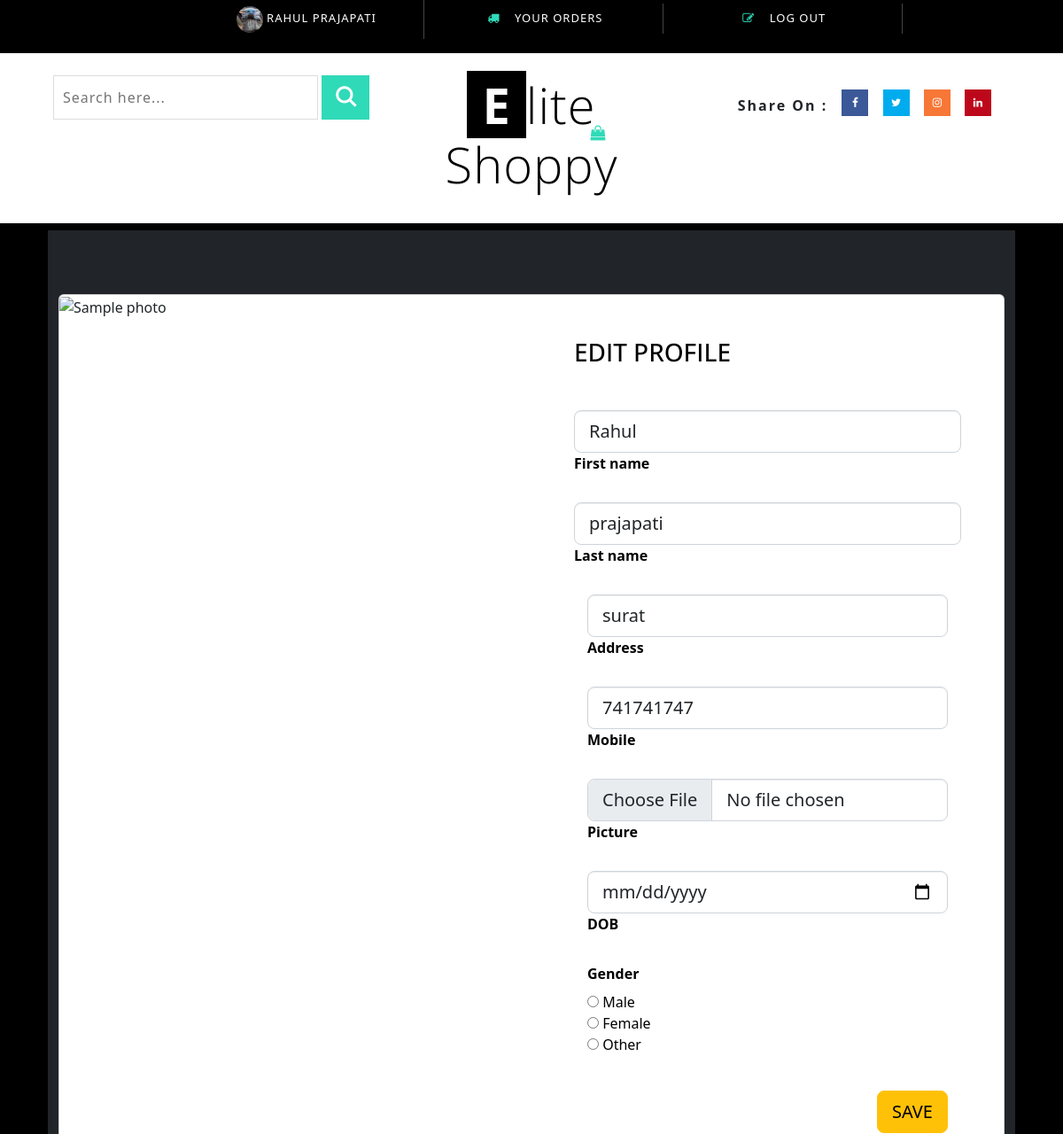
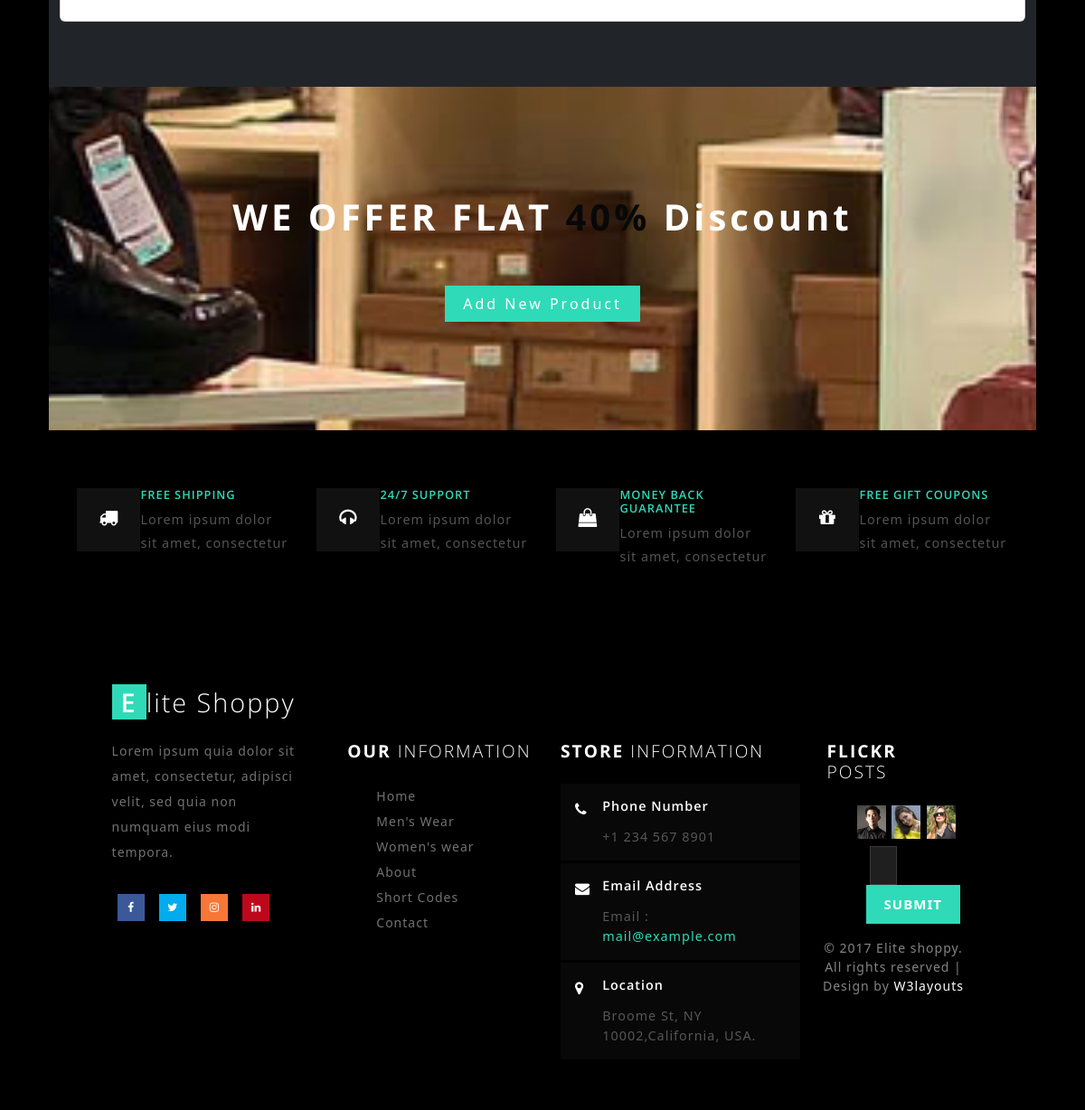
The app's page /edit_profile/ (signed in) with its own data (2 pictures, top to bottom).
### buyer/models.py (models this page shows, shortened)
class Buyer(models.Model):
    first_name = models.CharField(max_length = 20)
    last_name = models.CharField(max_length = 20)
    address = models.TextField(max_length = 200)
    email = models.EmailField(unique=True)
    mobile = models.CharField(max_length = 15)
    password = models.CharField(max_length = 50)
    pic = models.FileField(upload_to= "profile", default="avtar.webp",null=True)
    dob = models.DateField(null= True ,blank=True)
    gender = models.CharField(max_length = 10)

### buyer/views.py (the view, shortened to what this page needs)
# urls.py: path("edit_profile/",views.edit_profile,name="edit_profile"),
def edit_profile(request):
    if request.method == "GET":
        try:
            user_obj = Buyer.objects.get(email=request.session["email"])
            return render(request,"edit_profile.html",{"user_obj":user_obj})
        except:
            return render(request,"index.html")

### buyer/templates/edit_profile.html (shortened to what this page needs)
{% extends 'base_0.html' %}
{% load static %}
{% block content %}
<form action="{% url 'edit_profile' %}" method="post" enctype="multipart/form-data">
    <section class="h-100 bg-dark">
        <div class="container py-5 h-100">
          <div class="row d-flex justify-content-center align-items-center h-100">
            <div class="col">
              <div class="card card-registration my-4">
                <div class="row g-0">
                  <div class="col-xl-6 d-none d-xl-block">
                    <img src="https://mdbcdn.b-cdn.net/img/Photos/new-templates/bootstrap-registration/img4.webp"
                      alt="Sample photo" class="img-fluid"
                      style="border-top-left-radius: .25rem; border-bottom-left-radius: .25rem;" />
                  </div>
                  <div class="col-xl-6">
                    <div class="card-body p-md-5 text-black">
                      <h3 class="mb-5 text-uppercase">Edit Profile</h3>
                      <div class="row">
                        <div class="col-md-12 mb-4">
                          <div class="form-outline">
                            <input type="text" id="form3Example1m" name="f_name"  class="form-control form-control-lg" value="{{user_obj.first_name}}"/>
                            <label class="form-label" for="form3Example1m">First name</label>
                          </div>
                        </div>
                        <div class="col-md-12 mb-4">
                          <div class="form-outline">
                            <input type="text" id="form3Example1n" name="l_name"   class="form-control form-control-lg" value="{{user_obj.last_name}}"/>
                            <label class="form-label" for="form3Example1n">Last name</label>
                          </div>
                        </div>
                      </div>
                      <div class="col-md-12 mb-4">
                        <div class="form-outline">
                          <input type="text" id="form3Example1n" name="address"  class="form-control form-control-lg" value="{{user_obj.address}}"/>
                          <label class="form-label" for="form3Example1n">Address</label>
                        </div>
                      </div>
                      <div class="col-md-12 mb-4" >
                        <div class="form-outline">
                          <input type="text" name="contact" id="form3Example1n" class="form-control form-control-lg" value="{{user_obj.mobile}}" />
                          <label class="form-label" for="form3Example1n">Mobile</label>
                        </div>
                      </div>
                      <div class="col-md-12 mb-4">
                        <div class="form-outline">
                          <input type="File" name="pic" id="form3Example1n" class="form-control form-control-lg" value="{{user_obj.pic.url}}"/>
                          <label class="form-label" for="form3Example1n">Picture</label>
                        </div>
                      </div>
                      <div class="col-md-12 mb-4">
                        <div class="form-outline">
                          <input type="date" name="dob" id="form3Example1n" class="form-control form-control-lg" value="{{user_obj.dob}}" />
                          <label class="form-label" for="form3Example1n">DOB</label>
                        </div>
                      </div>
                      <div class="col-md-12 mb-4">
                        <div class="form-outline">
                          <label class="form-label" for="form3Example1n">Gender</label>  <br>
                          <input type="radio"  name="gender" value="Male"/>  Male <br>
                          <input type="radio"  name="gender" value="Female"/>  Female <br>
                          <input type="radio"  name="gender" value="Other"/>  Other <br>
                        </div>
                      </div>
                    <div class="offset-6 col-md-6 mb-4 text-right">
                        <div class="d-flex justify-content-end pt-3">
                            <button type="submit" class="btn btn-warning btn-lg ms-2">SAVE</button>
                        </div>
                    </div>
                    </div>
                  </div>
                </div>
              </div>
            </div>
          </div>
        </div>
      </section>
</form>
{% endblock %}

### buyer/templates/base_0.html (shortened to what this page needs)
{% load static %}
<!DOCTYPE html>
<html>
<head>
<link href="{% static 'css/bootstrap.css' %}" rel="stylesheet" type="text/css" media="all" />
<link href="{% static 'css/style.css' %}" rel="stylesheet" type="text/css" media="all" />
<link href="{% static 'css/font-awesome.css' %}" rel="stylesheet">
<link href="{% static 'css/easy-responsive-tabs.css' %}" rel='stylesheet' type='text/css'/>
<link href="https://cdn.jsdelivr.net/npm/bootstrap@5.2.3/dist/css/bootstrap.min.css" rel="stylesheet">
</head>
<body>
<div class="header" id="home">
	<div class="container" style="text-align:center;">
		<ul>
			{% if user_obj %}
		    <li>
				<a href="{% url 'edit_profile' %}" class="text-white">
					<img style="height: 30px; width: 30px; border-radius:50%"
					 src="{{user_obj.pic.url}}">    {{user_obj.first_name| upper}} {{user_obj.last_name| upper}}</a>
 			</li>
			    <li><i class="fa fa-truck" aria-hidden="true"></i> YOUR ORDERS</li>
				<li> <a href="{% url 'logout' %}" data-toggle="modal" data-target="#myModal2"><i class="fa fa-pencil-square-o" aria-hidden="true"></i> LOG OUT</a></li>
			{% endif %}
		</ul>
	</div>
</div>
<div class="header-bot">
	<div class="header-bot_inner_wthreeinfo_header_mid">
		<div class="col-md-4 header-middle">
			<form action="#" method="post">
					<input type="search" name="search" placeholder="Search here..." required="">
					<input type="submit" value=" ">
			</form>
		</div>
			<div class="col-md-4 logo_agile">
				<h1><a href="{% url 'index' %}"><span>E</span>lite Shoppy <i class="fa fa-shopping-bag top_logo_agile_bag" aria-hidden="true"></i></a></h1>
			</div>
		<div class="col-md-4 agileits-social top_content">
						<ul class="social-nav model-3d-0 footer-social w3_agile_social">
						                                   <li class="share">Share On : </li>
															<li><a href="#" class="facebook">
																  <div class="front"><i class="fa fa-facebook" aria-hidden="true"></i></div>
																  <div class="back"></div></a></li>
															<li><a href="#" class="twitter">
																  <div class="front"><i class="fa fa-twitter" aria-hidden="true"></i></div>
																  <div class="back"></div></a></li>
															<li><a href="#" class="instagram">
																  <div class="front"><i class="fa fa-instagram" aria-hidden="true"></i></div>
																  <div class="back"></div></a></li>
															<li><a href="#" class="pinterest">
																  <div class="front"><i class="fa fa-linkedin" aria-hidden="true"></i></div>
																  <div class="back"></div></a></li>
														</ul>
		</div>
		<div class="clearfix"></div>
	</div>
</div>
<div class="ban-top">
	<div class="container">
		<div class="top_nav_left">
			<nav class="navbar navbar-default">
			  <div class="container-fluid">
{% block content %}
{% endblock %}
<div style="width:100%; heigth:auto;">
		<div style ="width:100%; heigth:auto;" >
			<div class="sale-w3ls">
				<div class="container">
					<h6>WE OFFER FLAT <span>40% </span> Discount</h6>
					<a class="hvr-outline-out button2" href="#">Add New Product </a>
				</div>
			</div>
		</div>
	</div>
<div class="coupons">
<div class="coupons-grids text-center">
    <div class="w3layouts_mail_grid">
        <div class="col-md-3 w3layouts_mail_grid_left">
            <div class="w3layouts_mail_grid_left1 hvr-radial-out">
                <i class="fa fa-truck" aria-hidden="true"></i>
            </div>
            <div class="w3layouts_mail_grid_left2">
                <h3>FREE SHIPPING</h3>
                <p>Lorem ipsum dolor sit amet, consectetur</p>
            </div>
        </div>
        <div class="col-md-3 w3layouts_mail_grid_left">
            <div class="w3layouts_mail_grid_left1 hvr-radial-out">
                <i class="fa fa-headphones" aria-hidden="true"></i>
            </div>
            <div class="w3layouts_mail_grid_left2">
                <h3>24/7 SUPPORT</h3>
                <p>Lorem ipsum dolor sit amet, consectetur</p>
            </div>
        </div>
        <div class="col-md-3 w3layouts_mail_grid_left">
            <div class="w3layouts_mail_grid_left1 hvr-radial-out">
                <i class="fa fa-shopping-bag" aria-hidden="true"></i>
            </div>
            <div class="w3layouts_mail_grid_left2">
                <h3>MONEY BACK GUARANTEE</h3>
                <p>Lorem ipsum dolor sit amet, consectetur</p>
            </div>
        </div>
            <div class="col-md-3 w3layouts_mail_grid_left">
            <div class="w3layouts_mail_grid_left1 hvr-radial-out">
                <i class="fa fa-gift" aria-hidden="true"></i>
            </div>
            <div class="w3layouts_mail_grid_left2">
                <h3>FREE GIFT COUPONS</h3>
                <p>Lorem ipsum dolor sit amet, consectetur</p>
            </div>
        </div>
        <div class="clearfix"> </div>
    </div>
</div>
</div>
<div class="footer">
<div class="footer_agile_inner_info_w3l">
<div class="col-md-3 footer-left">
    <h2><a href="index.html"><span>E</span>lite Shoppy </a></h2>
    <p>Lorem ipsum quia dolor
    sit amet, consectetur, adipisci velit, sed quia non
    numquam eius modi tempora.</p>
    <ul class="social-nav model-3d-0 footer-social w3_agile_social two">
                                                    <li><a href="#" class="facebook">
                                                          <div class="front"><i class="fa fa-facebook" aria-hidden="true"></i></div>
                                                          <div class="back"></div></a></li>
                                                    <li><a href="#" class="twitter">
                                                          <div class="front"><i class="fa fa-twitter" aria-hidden="true"></i></div>
                                                          <div class="back"></div></a></li>
                                                    <li><a href="#" class="instagram">
                                                          <div class="front"><i class="fa fa-instagram" aria-hidden="true"></i></div>
                                                          <div class="back"></div></a></li>
                                                    <li><a href="#" class="pinterest">
                                                          <div class="front"><i class="fa fa-linkedin" aria-hidden="true"></i></div>
                                                          <div class="back"></div></a></li>
                                                </ul>
</div>
<div class="col-md-9 footer-right">
    <div class="sign-grds">
        <div class="col-md-4 sign-gd">
            <h4>Our <span>Information</span> </h4>
            <ul>
                <li><a href="{% url 'index' %}">Home</a></li>
                <li><a href="{% url 'mens' %}">Men's Wear</a></li>
                <li><a href="{% url 'womens' %}">Women's wear</a></li>
                <li><a href="{% url 'about' %}">About</a></li>
                <li><a href="{% url 'typography' %}">Short Codes</a></li>
                <li><a href="{% url 'contact' %}">Contact</a></li>
            </ul>
        </div>
        <div class="col-md-5 sign-gd-two">
            <h4>Store <span>Information</span></h4>
            <div class="w3-address">
                <div class="w3-address-grid">
                    <div class="w3-address-left">
                        <i class="fa fa-phone" aria-hidden="true"></i>
                    </div>
                    <div class="w3-address-right">
                        <h6>Phone Number</h6>
                        <p>+1 234 567 8901</p>
                    </div>
                    <div class="clearfix"> </div>
                </div>
                <div class="w3-address-grid">
                    <div class="w3-address-left">
                        <i class="fa fa-envelope" aria-hidden="true"></i>
                    </div>
                    <div class="w3-address-right">
                        <h6>Email Address</h6>
                        <p>Email :<a href="mailto:example@email.com"> mail@example.com</a></p>
                    </div>
                    <div class="clearfix"> </div>
                </div>
                <div class="w3-address-grid">
                    <div class="w3-address-left">
                        <i class="fa fa-map-marker" aria-hidden="true"></i>
                    </div>
                    <div class="w3-address-right">
                        <h6>Location</h6>
                        <p>Broome St, NY 10002,California, USA.
                        </p>
                    </div>
                    <div class="clearfix"> </div>
                </div>
            </div>
        </div>
        <div class="col-md-3 sign-gd flickr-post">
            <h4>Flickr <span>Posts</span></h4>
            <ul>
                <li><a href="{% url 'single' %}"><img src="{% static 'images/t1.jpg' %}" alt=" " class="img-responsive" /></a></li>
                <li><a href="{% url 'single' %}"><img src="{% static 'images/t2.jpg' %}" alt=" " class="img-responsive" /></a></li>
                <li><a href="{% url 'single' %}"><img src="{% static 'images/t3.jpg' %}" alt=" " class="img-responsive" /></a></li>
        <div class="col-sm-6 newsright">
            <form action="#" method="post">
                <input type="email" placeholder="Enter your email..." name="email" required="">
                <input type="submit" value="Submit">
            </form>
        </div>
</div>
    <p class="copy-right">&copy 2017 Elite shoppy. All rights reserved | Design by <a href="http://w3layouts.com/">W3layouts</a></p>
</div>
</div>

### buyer/static/css/easy-responsive-tabs.css (style rules this page uses)
body { margin: 0px; padding: 0px; }
ul.resp-tabs-list, p { margin: 0px; padding: 0px; }

### records on screen
Buyer: pic (picture), first_name "RAHUL", last_name "PRAJAPATI", f_name "Rahul", l_name "prajapati", address "surat", contact "741741747"
